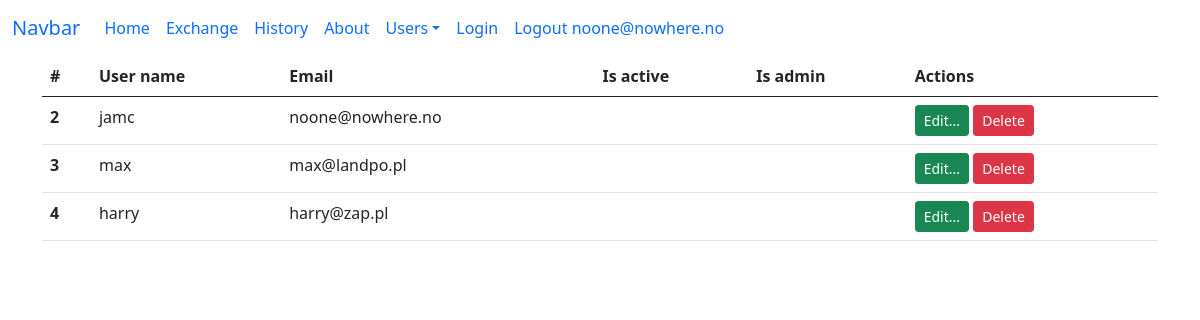
Page /users (signed in) on the committed database.
### tables this page shows
CREATE TABLE users(
id integer primary key autoincrement,
name varchar(100) not null unique,
email varchar(100) not null unique,
password text,
is_active boolean not null default 0,
is_admin boolean not null default 0
);

### app.py (the view)
@app.route("/users")
def users():
    db = get_db()
    sql_command = "select id, name, email, is_admin, is_active from users;"
    cur = db.execute(sql_command)
    users = cur.fetchall()
    return render_template("users.html", active_menu="users", users=users)

### app.py (called while the page is built)
def get_db():
    if not hasattr(g, 'sqlite.db'):
        conn = sqlite3.connect(app_info['db_file'])
        conn.row_factory = sqlite3.Row
        g.sqlite_db = conn
    return g.sqlite_db

### templates/users.html (shortened to what this page needs)
{% extends "base.html" %}
{% block content %}
<div class="container">
    <table class="table">
        <thead>
          <tr>
            <th scope="col">#</th>
            <th scope="col">User name</th>
            <th scope="col">Email</th>
            <th scope="col">Is active</th>
            <th scope="col">Is admin</th>
            <th scope="col">Actions</th>
          </tr>
        </thead>
        <tbody>
          {% for user in users %}
          <tr>
            <th scope="row">{{ user.id }}</th>
            <td>{{ user.name }}</td>
            <td>{{ user.email }}</td>
            <td>       </td>
            <td>       </td>
            <td>
                <a href="{{ url_for('edit_user', user_name=user.name) }}"
                   class="btn btn-success btn-sm" role="button">Edit...</a>
                <a type="button" class="btn btn-danger btn-sm delete-confirm"
                   data-bs-toggle="modal" data-bs-target="#confirmDeleteModal"
                   data-desc="{{ 'Delete user {}?'.format(user.name) }}"
                   data-url="{{ url_for('user_delete', user_name=user.name) }}">
                  Delete
                </a>
            </td>
          </tr>
          {%endfor%}
        </tbody>
      </table>
</div>
{% endblock %}

### templates/menu.html (shortened to what this page needs)
<nav class="navbar navbar-expand-lg bg-body-tertiary">
    <div class="container-fluid">
      <a class="navbar-brand" href="#">Navbar</a>
      <div class="collapse navbar-collapse" id="navbarNav">
        <ul class="navbar-nav">
          <li class="nav-item">
            <a class="nav-link {{'active' if active_menu=='home'}}" aria-current="page" href="{{ url_for('index') }}">Home</a>
          </li>
          <li class="nav-item">
            <a class="nav-link {{'active' if active_menu=='exchange'}}" href="{{ url_for('exchange') }}">Exchange</a>
          </li>
          <li class="nav-item">
            <a class="nav-link {{'active' if active_menu=='history'}}" href="{{ url_for("history")}}">History</a>
          </li>
          <li class="nav-item">
            <a class="nav-link {{'active' if active_menu=='about'}}" href="#" tabindex="-1" aria-disabled="true">About</a>
          </li>
          <li class="nav-item dropdown">
            <a class="nav-link dropdown-toggle" href="#" id="navbarDropdown" role="button"
                      data-bs-toggle="dropdown" aria-expanded="false">Users</a>
          </li>
          <li class="nav-item">
            <a class="nav-link {{ 'active' if active_menu=='login' }}" href="{{ url_for('login') }}" tabindex="-1">Login</a>
          </li>
          <li class="nav-item">
            <a class="nav-link {{ 'active' if active_menu=='logout' }}" href="{{ url_for('logout') }}" tabindex="-1">
              Logout {{ session['user'] if 'user' in session }}</a>
          </li>
        </ul>
      </div>
    </div>
  </nav>

### rows in the picture
users: email "noone@nowhere.no", id "2", name "jamc"
users: id "3", name "max", email "max@landpo.pl"
users: id "4", name "harry", email "harry@zap.pl"
